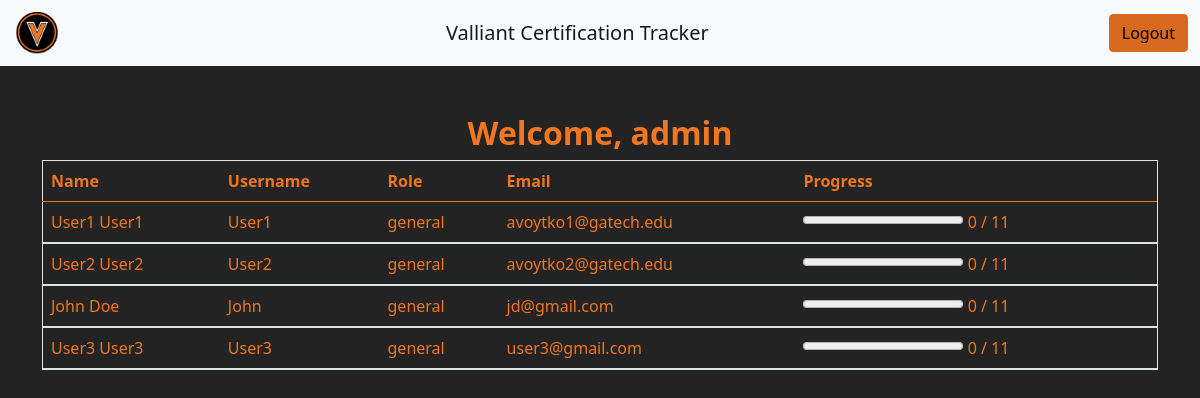
The page /accounts/dashboard/ (signed in) on the database its author committed.
### users/models.py (models this page shows, shortened)
class Profile(models.Model):
    profile_name = models.OneToOneField(User, on_delete=models.CASCADE, null=True, blank=True)
    roles_list = models.ManyToManyField(Role, blank=True)
    is_active = models.BooleanField('Active', default=True) #If user is active, the user will be rendered in the frontend
    counter =  models.IntegerField(default=0) #The variable is used in dashboard.html to calculate the number of valid certificates
    def __str__(self):
        return self.profile_name.first_name + " " + self.profile_name.last_name
    def roles(self):
        return ", ".join([str(p) for p in self.roles_list.all()])
    def getNumberOfCerts(self):
        i = 0
        for role in self.roles_list.all():
            for cert in role.certificates_list.all():
                if cert.is_published:
                    i += 1
        return i

class Role(models.Model):
    role_name = models.CharField('Role', null=True, blank=True, max_length=250, default='', unique=True)
    certificates_list = models.ManyToManyField(Certificate, blank=True)
    def __str__(self):
        return self.role_name
    class Meta:
        verbose_name = "Role"
        verbose_name_plural = "Roles"

class Certificate(models.Model):
    certificate_name = models.CharField('Name', blank=True, max_length=250, default='', unique=True)
    is_published = models.BooleanField('Published', default=False)
    exp_interval = models.IntegerField('Expiration interval in days', blank = True, null = True, default=0)
    is_limited = models.BooleanField('Time Limited', default=True)
    def __str__(self):
        return self.certificate_name

### users/views.py (the view)
# urls.py: path('dashboard/', views.dashboardView, name = "dashboard"),
@login_required
def dashboardView(request):
    profile = Profile.objects.all()
    images  = Images.objects.all()
    form = ImageForm(request.POST, request.FILES)
    if request.method == 'POST':
        if form.is_valid():
            form.instance.profile = request.user.profile
            form.instance.certification_due_date =  form.instance.getDueDate()
            form.instance.is_valid = form.instance.isValid()
            form.save()
            return redirect("dashboard")
    else:
        form = ImageForm()
    return render(request, 'dashboard.html', {'form': form, 'profiles': profile, 'images': images})

### users/Templates/dashboard.html (shortened to what this page needs)
{% extends 'base_dashboard.html' %}
{% block  adminContent %}
<div class="container">
<div class="table-responsive">
    <table class="table table-condensed">
        <thead>
            <tr>
                <th>Name</th>
                <th>Username</th>
                <th>Role</th>
                <th>Email</th>
                <th>Progress</th>
            </tr>
        </thead>
        <tbody>
            {% for profile in profiles %}
            {% if profile.is_active %}
                <tr class="clickable warning dropdown-deliverable" data-for="#{{profile.id}}">
                    <td>{{profile}}</td>
                    <td>{{profile.profile_name.username}}</td>
                    <td>{{profile.roles}}</td>
                    <td>{{profile.profile_name.email}}</td>
                <td>
                    <progress value="{{ profile.counter}}" max="{{profile.getNumberOfCerts}}"> </progress>
                    {{ profile.counter}} / {{profile.getNumberOfCerts}}
                </td>
                </tr>
                <tr style="padding:0">
                    <td colspan=5 style="padding:0px;">
                    </td>
                </tr>
            {% endif %}
            {% endfor %}
        </tbody>
    </table>
</div>
</div>
{% endblock %}

### users/Templates/base_dashboard.html (shortened to what this page needs)
{% extends 'index.html' %}
{% block  content %}
    <center><h2 style="color: #F07621;"><strong>Welcome, {{user.username}}</strong></h2></center>
    {% if user.is_superuser %}
      {% block adminContent %}{% endblock %}
    {% endif %}
{% endblock %}

### users/Templates/base_dashboard.html (style rules this page uses)
table { border-spacing: 0; width: 100%; border: 1px solid #ddd; }
th { cursor: pointer; }
th, td { text-align: left; padding: 16px; }
tr:nth-child(even) { background-color: #f2f2f2; color: black; }
tr:nth-child(odd) { color: #F07621; }

### users/Templates/dashboard.html (style rules this page uses)
.clickable { cursor: pointer; }

### rows shown on the page
Profile: profile_name.last_name "User1 User1", profile_name.username "User1", roles "general", profile_name.email "avoytko1@gatech.edu", counter "0", getNumberOfCerts "11"
Profile: profile_name.last_name "User2 User2", profile_name.username "User2", roles "general", profile_name.email "avoytko2@gatech.edu", counter "0", getNumberOfCerts "11"
Profile: profile_name.last_name "John Doe", profile_name.username "John", roles "general", profile_name.email "jd@gmail.com", counter "0", getNumberOfCerts "11"
Profile: profile_name.last_name "User3 User3", profile_name.username "User3", roles "general", profile_name.email "user3@gmail.com", counter "0", getNumberOfCerts "11"

### other values the page prints
{{ user.username }} "admin"
